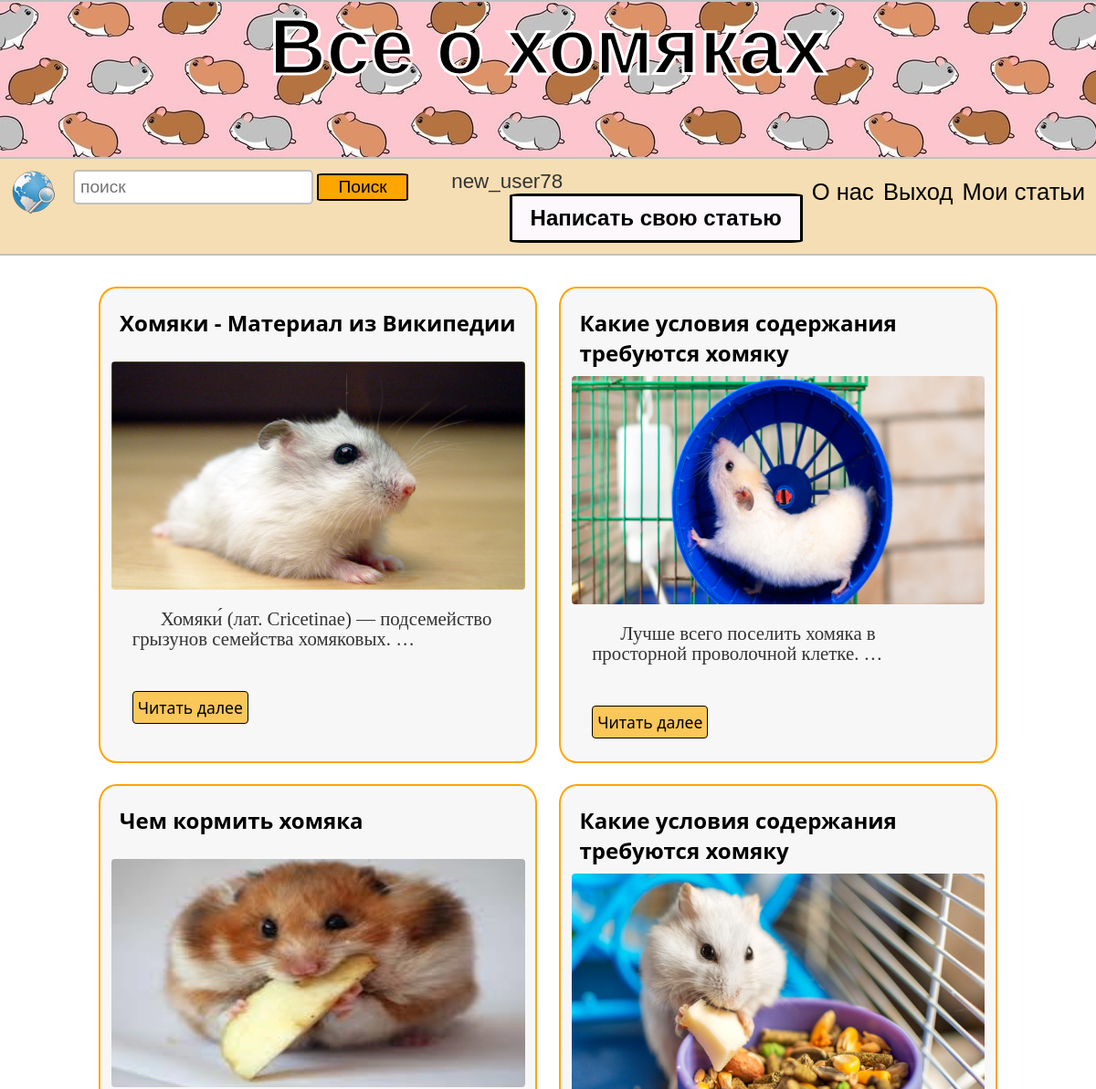
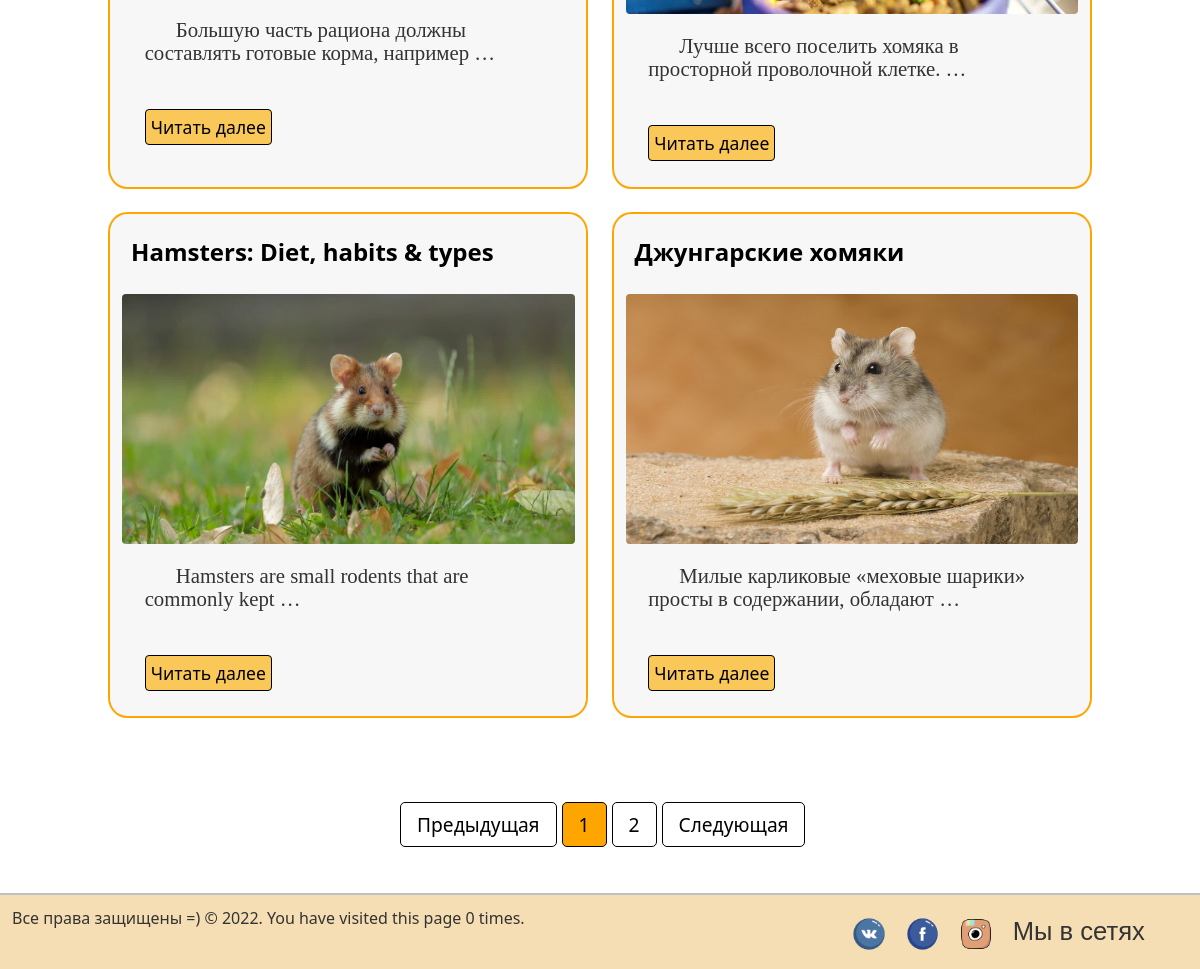
Screenshot of / (signed in) with the database file from the repository (2 pictures, top to bottom).
### myblog/models.py (models this page shows, shortened)
class Post(models.Model):
    title = models.CharField(max_length=200)
    url = models.SlugField(null=False, unique=True)
    content = models.TextField()
    image = models.ImageField()
    created_at = models.DateField(default=timezone.now)
    author = models.ForeignKey(User, on_delete=models.CASCADE)

### myblog/views.py (the view)
# urls.py: path('', MainView.as_view(), name='index'),
class MainView(View):
    def get(self, request, *args, **kwargs):
        posts = Post.objects.get_queryset().order_by('-created_at')
        paginator = Paginator(posts, 6)
        page_number = request.GET.get('page')
        page_obj = paginator.get_page(page_number)
        num_visits = request.session.get('num_visits', 0)
        request.session['num_visits'] = num_visits + 1
        return render(request, 'myblog/index.html', context={
            'page_obj': page_obj, 'num_visits':num_visits
        })

### myblog/templates/myblog/index.html (shortened to what this page needs)
{% extends './base.html' %}
{% load static %}
{% block content %}
	<div class="wrapper">
		<div class="articles">
			{% for post in page_obj %}
			<div class="article">
					<div class="content">
						<div class="title">
							<h4>{{ post.title|safe }}</h4>
						</div>
						<img src="media/{{ post.image }}" title="Humster picture">
						<p>{{ post.content|truncatewords:8 }}</p>
					</div>
					<a href="{% url 'post_detail' slug=post.url %}">Читать далее</a>
			</div>
			{% endfor %}
		</div>
	</div>
	{% endblock content %}
{% block pagination %}
    <div class="pagin_div">
        <nav class="pagination">
        <ul class="pagination">
            {% if page_obj.has_previous %}
                <a class="" href="?page={{ page_obj.previous_page_number }}" tabindex="-1">Предыдущая</a>
            {% else %}
                <li><a href="#" tabindex="-1">Предыдущая</a></li>
            {% endif %}
            {% for i in page_obj.paginator.page_range %}
                {% if i == page_obj.number %}
                    <li><a href="?page={{ i }}" class="sr-only">{{ i }}</a></li>
                {% else %}
                    <li><a href="?page={{ i }}" >{{ i }}</a></li>
                {% endif %}
            {% endfor %}
        {% if page_obj.has_next %}
            <a class="next" href="?page={{ page_obj.next_page_number }}">Следующая</a>
        {% else %}
            <li class="next"><a href="#">Следующая</a></li>
        {% endif %}
        </ul>
    </nav>
    </div>
    <br>
{% endblock %}

### myblog/templates/myblog/block/navbar.html
{% load static %}
<div id="page-wrap">
		<header>
			<div class="left">
			    <a class="left" href="{% url 'index' %}" title="На главную" id="logo"><img src="{% static 'img/main.png' %}"></a>
			    <form class="left" action="{% url 'search_results' %}" method="get">
					<input type="text" class="field" placeholder="поиск" name="q"/>
		  			<button class="search_button" type="submit">Поиск</button>
				</form>
			</div>
            {% if user.is_authenticated %}
                <span class="signin_login">{{ user }}</span>
                <a href="{% url 'my_articles' %}"><span class="right">Мои статьи</span></a>
                <a href="{% url 'signout' %}"><span class="right">Выход</span></a>
            {% else %}
			    <a href="{% url 'signup' %}"><span class="right">Регистрация</span></a>
				<a href="{% url 'signin' %}"><span class="right">Войти</span></a>
            {% endif %}
                <a href="{% url 'about' %}"><span class="right">О нас</span></a>
				<a href="{% url 'write_article' %}" class="write_article"><h2>Написать свою статью</h2></a>
		</header>
	</div>

### myblog/static/css/style.css (style rules this page uses)
* { margin: 0; padding: 0; outline: none; }
html { height: 100%; }
body { width: 100%; height: 100%; color: #333; background-color: f7f7f7; font-size: 1em; font-family: "Segoe UI", sans-serif; }
a { color: black; text-decoration: none; transition: all.6s ease; -moz-transition: all.6s ease; }
.left { float: left; }
.right { margin-top: 10px; float: right; font-size: 1.6em; font-family: Comic Sans MS, sans-serif; margin-left: 10px; }
header, footer { width: 98%; background-color: wheat; min-height: 50px; float: left; }
header { position:sticky; border-bottom: 2px solid silver; padding: 1%; }
#logo { font-size: 2em; font-family: Comic Sans MS, sans-serif; }
input[type=text].field { border-radius: 5px; border: 2px solid silver; padding: 6px; margin-left: 20px; min-height: 15px; font-size: 1.2em; }
.wrapper { margin-top: 3%; padding: 1%; margin-bottom: 3%; }
.wrapper .articles { width: 100%; margin: 0px 2%; margin-left: auto; margin-right: auto; display: flex; justify-content: center; flex-wrap: wrap; }
li { list-style-type: none; }
.wrapper .articles .article { margin: 1%; min-width: 320px; max-width: 480px; border: 2px solid orange; padding: 1%; box-sizing: border-box; border-radius: 4%; background-color: #F8F7F7; height: auto; }
.wrapper .articles .article img { width: 100%; height: 250px; border-radius: 4px 4px 4px 4px; margin-bottom: 10px; }
.wrapper .articles .article p { margin-left: 5%; width: 90%; text-indent: 1.5em; padding-top: 6px; font-family: Verdana fantasy; line-height: 110%; font-size: 1.3em; min-height: 90px; }
.wrapper .articles .article .content .title { font-weight: normal; font-size: 1.5em; color: black; margin: 2%; min-height: 50px; }
.wrapper .articles .article a { padding: 5px; background-color: #FAC759; margin-left: 5%; margin-bottom: 3%; border-radius: 4px; float: left; border: 1px solid black; font-size: 1.1em; }
#page-wrap { min-height: 4%; margin-bottom: 10px; height: 10%; }
.write_article { border: 3px solid black; border-radius: 4%; padding: 10px 20px; background-color: #FCF8FC; float: right; font-size: 1em; font-family: Comic Sans MS, sans-serif; margin-left: 10px; }
#page-wrap:after { content: ""; display: block; }
.search_button { width: 100px; border: 2px solid black; background: orange; border-radius: 6%; cursor: pointer; font-family: Comic Sans MS, sans-serif; font-size: 1.2em; min-height: 15px; padding: 2px; }
.signin_login { margin-left: 4%; font-family: Comic Sans MS, sans-serif; font-size: 1.4em; }
.pagin_div { width: 400px; margin-left: auto; margin-right: auto; padding-top: 2%; padding-bottom: 2%; }
.pagination { display: flex; column-gap: 5px; }
.pagination a { color: black; float: left; padding: 8px 16px; text-decoration: none; border: 1px solid black; border-radius: 5px; font-size: 1.2em; }
.pagination .sr-only { background: orange; }

### rows the page displays
Post: title "Хомяки - Материал из Википедии", image (picture), content "Хомяки́ (лат. Cricetinae) — подсемейство грызунов семейства хомяковых. …"
Post: title "Какие условия содержания требуются хомяку", image (picture), content "Лучше всего поселить хомяка в просторной проволочной клетке. …"
Post: title "Чем кормить хомяка", image (picture), content "Большую часть рациона должны составлять готовые корма, например …"
Post: title "Какие условия содержания требуются хомяку", image (picture), content "Лучше всего поселить хомяка в просторной проволочной клетке. …"
Post: title "Hamsters: Diet, habits & types", image (picture), content "Hamsters are small rodents that are commonly kept …"
Post: title "Джунгарские хомяки", image (picture), content "Милые карликовые «меховые шарики» просты в содержании, обладают …"

### other values shown
{{ user }} "new_user78"
{{ i }} "1"
{{ i }} "2"
{{ num_visits }} "0"
